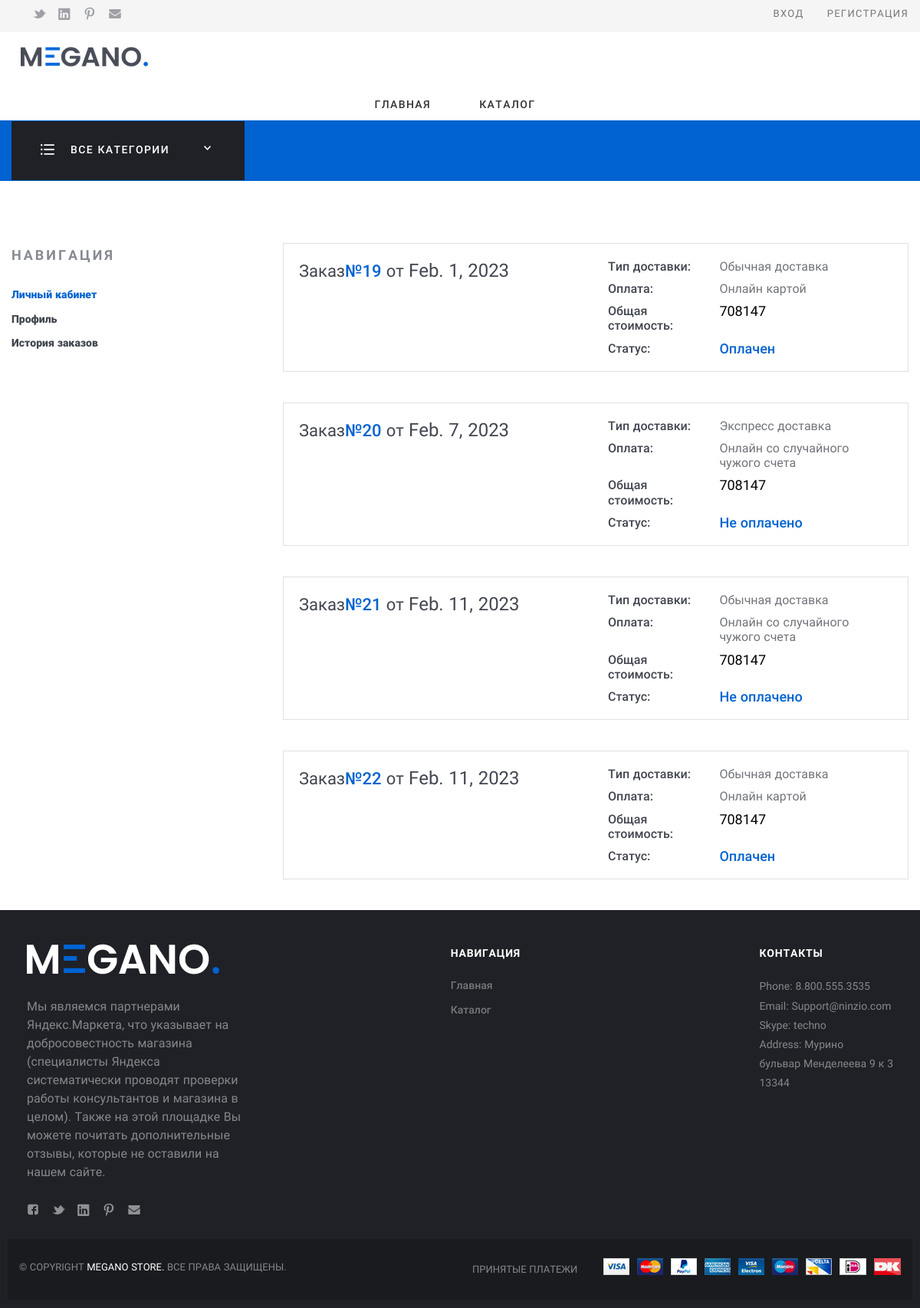
The page /profile/history on the database its author committed.
### app_users/models.py (models this page shows)
class History(models.Model):
    number_history = models.IntegerField(default=1, name='id истории')
    user = models.ForeignKey('Profile', on_delete=models.CASCADE, related_name='profile', verbose_name='Пользователь')
    prods = models.ManyToManyField(Product, blank=True, related_name='prod', verbose_name='Продукты')
    total_price = models.IntegerField(default=0, blank=True, verbose_name='Общая стоимость')
    type_of_delivery = models.CharField(max_length=32, verbose_name='Тип доставки')
    type_of_pay = models.CharField(max_length=64, verbose_name='Тип оплаты')
    status = models.CharField(max_length=16, verbose_name='Статус оплаты')
    error = models.CharField(max_length=256, blank=True, verbose_name='Ошибка')
    pub_date = models.DateField(auto_now_add=True)

### app_users/views.py (the view)
# urls.py: path('profile/history', HistoryList.as_view(), name='history_list'),
class HistoryList(View):
    def get(self, request):
        try:
            history_list = History.objects.all()
        except Exception:
            history_list = False
        category = Category.objects.all()
        return render(request, 'historyorder.html',
                      context={'history_list': history_list,
                               'category': category})

### app_users/templates/historyorder.html (shortened to what this page needs)
{% load static %}
<!DOCTYPE html>
<html lang="ru">
<head>
    <link rel="stylesheet" href="{% static 'assets/css/fonts.css'%}">
    <link rel="stylesheet" href="{% static 'assets/css/basic.css'%}">
    <link rel="stylesheet" href="{% static 'assets/css/extra.css'%}">
</head>
<body class="Site">
<header class="Header">
    <div class="ControlPanel">
        <div class="wrap">
            <div class="row ControlPanel-row">
                <div class="row-block">
                    <div class="row ControlPanel-rowSplit">
                        <div class="row-block hide_700">
                            <ul class="menu menu_img menu_smallImg ControlPanel-menu">
                                <li class="menu-item"><a class="menu-link" href="#"><img
                                        src="{% static 'assets/img/icons/socialHeader/tw.svg'%}" alt="tw.svg"/></a>
                                </li>
                                <li class="menu-item"><a class="menu-link" href="#"><img
                                        src="{% static 'assets/img/icons/socialHeader/in.svg'%}" alt="in.svg"/></a>
                                </li>
                                <li class="menu-item"><a class="menu-link" href="#"><img
                                        src="{% static 'assets/img/icons/socialHeader/pt.svg'%}" alt="pt.svg"/></a>
                                </li>
                                <li class="menu-item"><a class="menu-link" href="#"><img
                                        src="{% static 'assets/img/icons/socialHeader/mail.svg'%}" alt="mail.svg"/></a>
                                </li>
                            </ul>
                        </div>
                    </div>
                </div>
                <nav class="row-block">
                    <div class="row ControlPanel-rowSplit">
                        {% if not request.user.is_authenticated %}
                        <div class="row-block"><a class="ControlPanel-title" href="{%url 'login'%}">Вход</a>
                            <a class="ControlPanel-title" href="{%url 'register'%}">Регистрация</a>
                        </div>
                        {%endif%}
                    </div>
                </nav>
            </div>
        </div>
    </div>
    <div class="wrap">
        <div class="row Header-rowMain">
            <div class="row-block Header-logo"><a class="logo" href="{%url 'homepage'%}"><img
                    class="logo-image"
                    src="{% static 'assets/img/logo.png'%}"
                    alt="logo.png"/></a>
            </div>
            <nav class="row-block row-block_right Header-menu">
                <div class="menuModal" id="navigate">
                    <ul class="menu menu_main">
                        <li class="menu-item"><a class="menu-link" href="{%url 'homepage'%}">Главная</a>
                        </li>
                        <li class="menu-item"><a class="menu-link" href="{%url 'catalog'%}">Каталог</a>
                        </li>
                    </ul>
                </div>
            </nav>
        </div>
    </div>
    <div class="Header-searchWrap">
        <div class="wrap">
            <div class="Header-categories">
                <div class="CategoriesButton">
                    <div class="CategoriesButton-title">
                        <div class="CategoriesButton-icon"><img src="{% static 'assets/img/icons/allDep.svg' %}"
                                                                alt="allDep.svg"/>
                        </div>
                        <span class="CategoriesButton-text">Все категории</span>
                        <div class="CategoriesButton-arrow">
                        </div>
                    </div>
                </div>
            </div>
        </div>
    </div>
</header>
<div class="Middle Middle_top">
    <div class="Section Section_column Section_columnLeft">
        <div class="wrap">
            <div class="Section-column">
                <div class="Section-columnSection">
                    <header class="Section-header">
                        <strong class="Section-title">Навигация
                        </strong>
                    </header>
                    <div class="Section-columnContent">
                        <div class="NavigateProfile">
                            <ul class="menu menu_vt">
                                <li class="menu-item_ACTIVE menu-item"><a class="menu-link"
                                                                          href="{%url 'user_detail'%}">Личный
                                    кабинет</a>
                                </li>
                                <li class="menu-item"><a class="menu-link" href="{%url 'user_edit'%}">Профиль</a>
                                </li>
                                <li class="menu-item"><a class="menu-link" href="{%url 'history'%}">История
                                    заказов</a>
                                </li>
                            </ul>
                        </div>
                    </div>
                </div>
            </div>
            <div class="Section-content">
                <div class="Orders">
                    {%if history_list%}
                    {%for history in history_list%}
                    <div class="Order Order_anons">
                        <div class="Order-personal">
                            <div class="row">
                                <div class="row-block"><a class="Order-title"
                                                          href="{%url 'history_detail' history.pk%}">Заказ<span
                                        class="Order-numberOrder">№{{history.id}}</span>&#32;от&#32;<span
                                        class="Order-dateOrder">{{history.pub_date}}</span></a>
                                </div>
                                <div class="row-block">
                                    <div class="Order-info Order-info_delivery">
                                        <div class="Order-infoType">Тип доставки:
                                        </div>
                                        <div class="Order-infoContent">{{history.type_of_delivery}}
                                        </div>
                                    </div>
                                    <div class="Order-info Order-info_pay">
                                        <div class="Order-infoType">Оплата:
                                        </div>
                                        <div class="Order-infoContent">{{history.type_of_pay}}
                                        </div>
                                    </div>
                                    <div class="Order-info">
                                        <div class="Order-infoType">Общая стоимость:
                                        </div>
                                        <div class="Order-infoContent"><span
                                                class="Order-price">{{history.total_price}}</span>
                                        </div>
                                    </div>
                                    <div class="Order-info Order-info_status">
                                        <div class="Order-infoType">Статус:
                                        </div>
                                        <div class="Order-infoContent">{{history.status}}
                                        </div>
                                    </div>
                                </div>
                            </div>
                        </div>
                    </div>
                    {%endfor%}
                    {%else%}
                    <h2>Вы пока что не делали заказы</h2>
                    {%endif%}
                </div>
            </div>
        </div>
    </div>
</div>
<footer class="Footer">
    <div class="wrap">
        <div class="row Footer-main">
            <div class="row-block"><a class="logo Footer-logo" href="{%url 'homepage' %}"><img class="logo-image"
                                                                                                      src="{% static 'assets/img/logo_footer.png'%}"
                                                                                                      alt="logo_footer.png"/></a>
                <p>Мы являемся партнерами Яндекс.Маркета, что указывает на добросовестность магазина (специалисты
                    Яндекса систематически проводят проверки работы консультантов и магазина в целом). Также на этой
                    площадке Вы можете почитать дополнительные отзывы, которые не оставили на нашем сайте.
                </p>
                <ul class="menu menu_img menu_smallImg Footer-menuSoc">
                    <li class="menu-item"><a class="menu-link" href="#"><img
                            src="{% static 'assets/img/icons/socialFooter/fb.svg'%}" alt="fb.svg"/></a>
                    </li>
                    <li class="menu-item"><a class="menu-link" href="#"><img
                            src="{% static 'assets/img/icons/socialFooter/tw.svg'%}" alt="tw.svg"/></a>
                    </li>
                    <li class="menu-item"><a class="menu-link" href="#"><img
                            src="{% static 'assets/img/icons/socialFooter/in.svg'%}" alt="in.svg"/></a>
                    </li>
                    <li class="menu-item"><a class="menu-link" href="#"><img
                            src="{% static 'assets/img/icons/socialFooter/pt.svg'%}" alt="pt.svg"/></a>
                    </li>
                    <li class="menu-item"><a class="menu-link" href="#"><img
                            src="{% static 'assets/img/icons/socialFooter/mail.svg'%}" alt="mail.svg"/></a>
                    </li>
                </ul>
            </div>
            <div class="row-block">
                <strong class="Footer-title">Навигация
                </strong>
                <ul class="menu menu_vt Footer-menu">
                    <li class="menu-item"><a class="menu-link" href="{%url 'homepage' %}">Главная</a>
                    </li>
                    <li class="menu-item"><a class="menu-link" href="{%url 'catalog' %}">Каталог</a>
                    </li>
                </ul>
            </div>
            <div class="row-block">
                <strong class="Footer-title">Контакты
                </strong>
                <p>Phone: 8.800.555.3535<br>Email: Support@ninzio.com<br>Skype: techno<br>Address: Мурино<br>бульвар
                    Менделеева 9 к 3<br>13344
                </p>
            </div>
        </div>
    </div>
    <div class="Footer-copy">
        <div class="wrap">
            <div class="row row_space">
                <div class="row-block">© Copyright&#32;<a href="#">Megano Store.</a>&#32;Все права защищены.
                </div>
                <div class="row-block"><span>Принятые платежи</span>
                    <div class="Footer-payments">
                        <div><img src="{% static 'assets/img/payments/visa.png'%}" alt="visa.png"/>
                        </div>
                        <div><img src="{% static 'assets/img/payments/mastercard.png'%}" alt="mastercard.png"/>
                        </div>
                        <div><img src="{% static 'assets/img/payments/paypal.png'%}" alt="paypal.png"/>
                        </div>
                        <div><img src="{% static 'assets/img/payments/american.png'%}" alt="american.png"/>
                        </div>
                        <div><img src="{% static 'assets/img/payments/electron.png'%}" alt="electron.png"/>
                        </div>
                        <div><img src="{% static 'assets/img/payments/maestro.png'%}" alt="maestro.png"/>
                        </div>
                        <div><img src="{% static 'assets/img/payments/delta.png'%}" alt="delta.png"/>
                        </div>
                        <div><img src="{% static 'assets/img/payments/e.png'%}" alt="e.png"/>
                        </div>
                        <div><img src="{% static 'assets/img/payments/dk.png'%}" alt="dk.png"/>
                        </div>
                    </div>
                </div>
            </div>
        </div>
    </div>
</footer>
</body>
</html>

### rows shown on the page
History: id "19", pub_date "Feb. 1, 2023", type_of_delivery "Обычная доставка", type_of_pay "Онлайн картой", total_price "708147", status "Оплачен"
History: id "20", pub_date "Feb. 7, 2023", type_of_delivery "Экспресс доставка", type_of_pay "Онлайн со случайного чужого счета", total_price "708147", status "Не оплачено"
History: id "21", pub_date "Feb. 11, 2023", type_of_delivery "Обычная доставка", type_of_pay "Онлайн со случайного чужого счета", total_price "708147", status "Не оплачено"
History: id "22", pub_date "Feb. 11, 2023", type_of_delivery "Обычная доставка", type_of_pay "Онлайн картой", total_price "708147", status "Оплачен"
